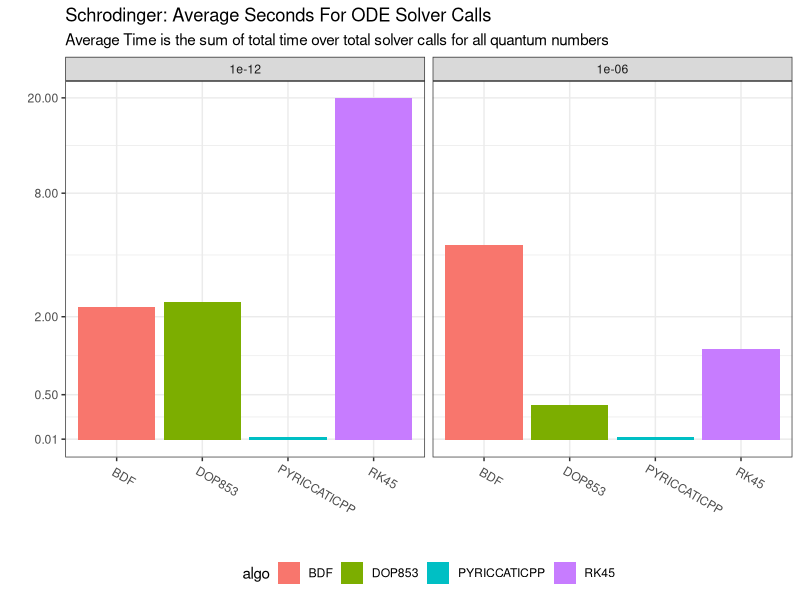
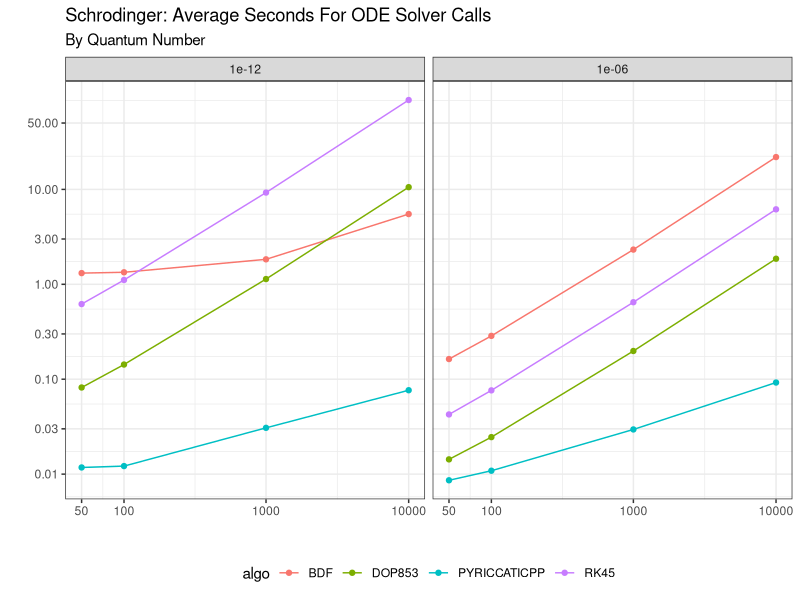
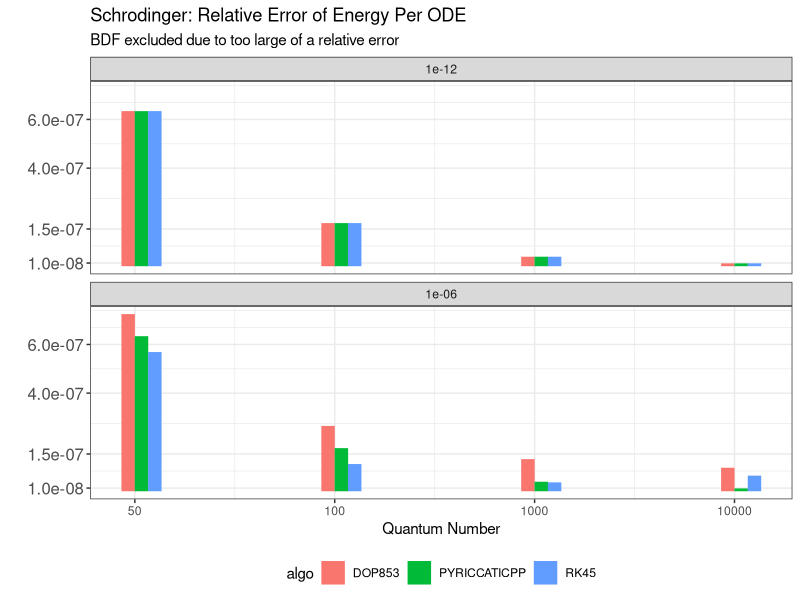
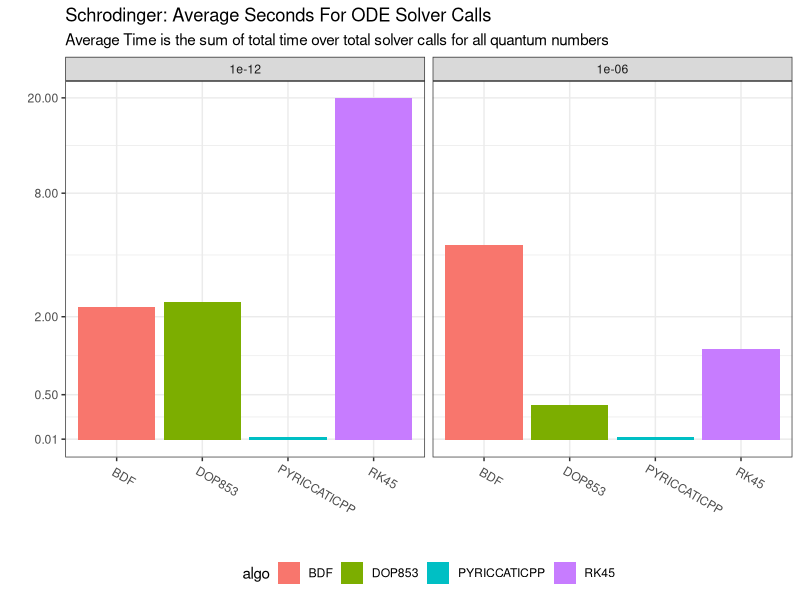
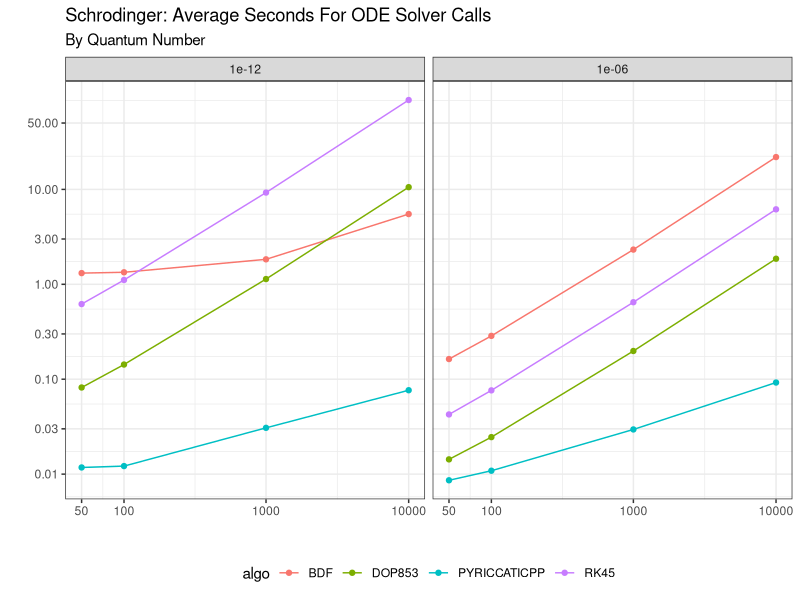
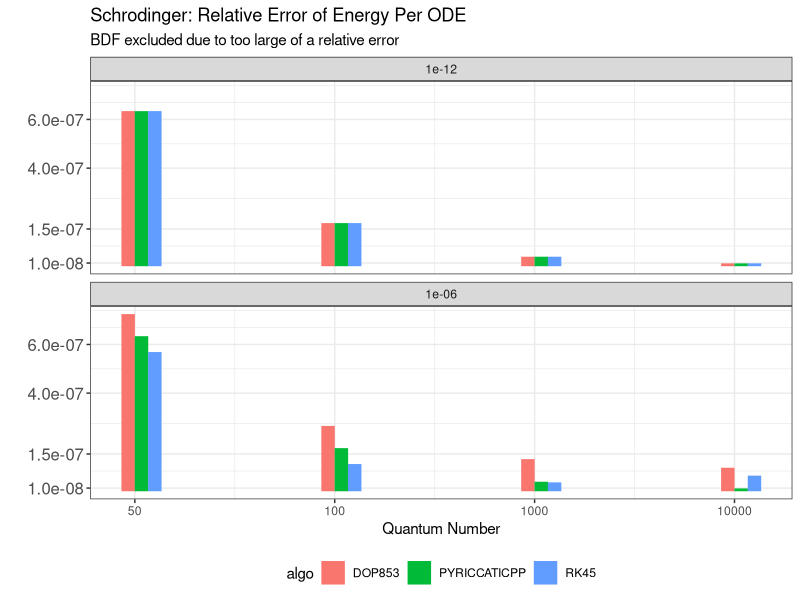

Recreate these plots in R, in order.
library(data.table)
library(ggplot2)
library(patchwork)

bench_dt = fread("./benchmarks/output/schrodinger_times.csv")
bench_dt = unique(bench_dt)
bench_dt[, algo := strsplit(name, " ")[[1]][1], name]
algo_args = \(x) {
  return(paste0("[", strsplit(x, "\\[",perl = TRUE)[[1]][2]))
}
bench_dt[, algo_args := algo_args(name), .I]

prob_args = \(x) {
  return(paste0("[", strsplit(x, "\\]\\[", perl = TRUE)[[1]][2]))
}
bench_dt[1, prob_args(name)]
bench_dt[, prob_args := prob_args(name), .I]
bench_dt[, name := NULL]
bench_dt[grepl("1e-06", algo_args), eps := 1e-06]
bench_dt[!grepl("1e-06", algo_args), eps := 1e-12]
bench_dt[, algo_plus := algo]
bench_dt[grepl("n=20", algo_args), algo_plus := paste0(algo, ":n=20")]
bench_dt[grepl("n=35", algo_args), algo_plus := paste0(algo, ":n=35")]
bench_dt = bench_dt[!grepl("n=20", algo_args)]
setkey(bench_dt, eps, algo_plus)
bench_sum_dt = bench_dt[, .(
  sum_time = sum(time),
  sum_count = sum(count),
  sd_time = sd(time),
  sd_count = sd(count)),
  .(algo, algo_plus, algo_args, eps)]
bench_sum_dt[, per_call := sum_time/sum_count]
setkey(bench_sum_dt, eps, algo_plus)
schrod_bench_plot = ggplot(bench_sum_dt, aes(x = algo, y = per_call, fill = algo)) +
  geom_bar(stat = "identity") +
  scale_y_continuous(transform = "log1p", breaks = c(0.01, 0.5, 2, 8, 20, 128, 500, 2000)) +
  facet_wrap(vars(eps)) +
  ggtitle("Schrodinger: Average Seconds For ODE Solver Calls",
    "Average Time is the sum of total time over total solver calls for all quantum numbers") +
  xlab("") +
  ylab("") +
  theme_bw() +
  theme(legend.position="bottom") +
  theme(axis.text.x = element_text(angle = -30, vjust = 0.8, hjust=.1))
schrod_bench_plot
ggsave("./benchmarks/plots/schrodinger.png", schrod_bench_plot,
  width = 6, height = 4, units = "in")

bench_sum_dt = bench_dt[, .(
  sum_time = sum(time),
  sum_count = sum(count),
  mean_time = mean(time),
  mean_count = mean(count),
  mean_per_time = mean(time / count),
  sd_per_time = sd(time / count),
  sd_time = sd(time),
  sd_count = sd(count)),
  .(algo, algo_plus, algo_args, eps, prob_args)]
bench_sum_dt[, per_call := sum_time / sum_count]
bench_sum_dt[, lb := as.numeric(sub(".*\\blb=([0-9]+).*", "\\1", prob_args)), .I]
bench_sum_dt[, rb := as.numeric(sub(".*\\brb=([0-9]+).*", "\\1", prob_args)), .I]
bench_sum_dt[, prob_bounds := paste0(lb, "-", rb)]
bench_sum_dt[, prob_bounds := factor(prob_bounds, ordered = TRUE, levels =
    c("416-417", "1035-1037", "21930-21940", "471100-471110"))]
bench_sum_dt[, quantum_number := rep(c(50, 100, 1000, 10000),8)]
bench_sum_table_dt = bench_sum_dt[eps == 1e-6, .(algo, quantum_number, per_call)]
bench_sum_table_dt = dcast(bench_sum_table_dt, quantum_number ~ algo, value.var = "per_call")
bench_sum_table_dt[, `:=`(
  BDF = BDF / PYRICCATICPP,
  DOP853 = DOP853 / PYRICCATICPP,
  RK45 = RK45 / PYRICCATICPP
)]
bench_sum_table_dt[, PYRICCATICPP := NULL]
bench_sum_table_dt = bench_sum_table_dt[, lapply(.SD, \(x) format(x, digits = 4))]
knitr::kable(bench_sum_table_dt)
bench_sum_x_scale_dt = bench_sum_dt[1:4]
bench_sum_x_scale_dt[, quantum_number := c(50, 100, 1000, 10000)]
bench_sum_dt[, total_time_per_count := sum_time / sum_count]
bench_per_energy_plot = ggplot(bench_sum_dt, aes(x = lb, y = mean_per_time, group = algo)) +
#  geom_ribbon(aes(ymin = mean_per_time - 2 * sd_per_time, ymax = mean_per_time + 2 * sd_per_time, group = algo), fill = "grey70") +
  geom_line(aes(color = algo)) +
  geom_point(aes(color = algo)) +
  ggtitle("Schrodinger: Average Seconds For ODE Solver Calls",
    "By Quantum Number") +
  scale_y_log10(breaks = c(0.01, 0.03, 0.1, 0.3, 1, 3, 10, 50)) +
  scale_x_log10(breaks = bench_sum_x_scale_dt[, lb], labels = bench_sum_x_scale_dt[, quantum_number]) +
  xlab("") +
  ylab("") +
  facet_wrap(vars(eps)) +
  theme_bw() +
  theme(legend.position="bottom")
bench_per_energy_plot
ggsave("./benchmarks/plots/schrodinger_energy.png", bench_per_energy_plot,
  width = 6, height = 4, units = "in")

bench_sum_dt[eps == 1e-12 & grepl("lb=471100;rb=471110", prob_args)]
# Error rates
err_dt = fread("./benchmarks/output/schrod.csv")
err_dt[, algo := strsplit(name, " ")[[1]][1], name]
err_dt[, algo_args := algo_args(name), .I]
err_dt[, prob_args := prob_args(name), .I]
err_dt[grepl("1e-06", algo_args), eps := 1e-06]
err_dt[!grepl("1e-06", algo_args), eps := 1e-12]
err_dt[, algo_plus := algo]
err_dt[grepl("n=20", algo_args), algo_plus := paste0(algo, ":n=20")]
err_dt[grepl("n=35", algo_args), algo_plus := paste0(algo, ":n=35")]
err_dt[, rel_energy_err := abs(energy_error / energy_reference)]
# Just look at a slice
err_sub_dt = err_dt[energy_reference == 471103.777]
#err_sub_dt[, energy_reference := 471103.777]
setkey(err_sub_dt, eps, algo_plus)
knitr::kable(err_sub_dt[, .(algo_plus, algo_args, energy, energy_reference, energy_error, rel_energy_err)])

setkey(err_dt, name)
err_dt[, iter := NULL]
err_dt = unique(err_dt)
err_summary_dt = err_dt[,
  .(total_err = mean(energy_error),
    err_val = mean(rel_energy_err)),
  .(algo, algo_args, prob_args, eps)]
err_summary_dt = err_summary_dt[!grepl("n=20", algo_args)]
setkey(err_summary_dt, algo, eps, prob_args)
err_summary_dt[, lb := as.numeric(sub(".*\\blb=([0-9]+).*", "\\1", prob_args)), .I]
err_summary_dt[, rb := as.numeric(sub(".*\\brb=([0-9]+).*", "\\1", prob_args)), .I]
err_summary_dt[, prob_bounds := paste0(lb, "-", rb)]
err_summary_dt[, prob_bounds := factor(prob_bounds, ordered = TRUE, levels =
    c("416-417", "1035-1037", "21930-21940", "471100-471110"))]

err_summary_dt[, md := ((lb + rb) / 2.0) + lb]
err_summary_dt[, blah := as.numeric(as.factor(algo))]
setkey(err_summary_dt, eps, algo, algo_args, prob_bounds)
err_summary_dt[, bound_idx := as.numeric(prob_bounds)]
err_summary_dt[, test := seq(from = bound_idx - .1, to = bound_idx + .1, length.out = 4)[blah], .I]
err_summary_dt[rb == 417]
setkey(err_summary_dt, eps, algo, algo_args, prob_bounds)
err_summary_dt
err_summary_dt[, min(err_val)]
# We multiply by 1_000_000 and then divide so we can make the y axis logarithmic
# While still looking nice
schrod_err_plot = ggplot(err_summary_dt[algo != "BDF"],
  aes(x = test, y = err_val, color = algo, fill = algo)) +
  #  scale_y_log10(breaks = c(1, 2, 5, 10, 18, 30, 60)) +
  geom_bar(stat = "identity") +
  facet_wrap(vars(eps), nrow = 2, ncol = 1) +
  ggtitle("Schrodinger: Relative Error of Energy Per ODE",
    "BDF excluded due to too large of a relative error") +
  scale_x_continuous(labels = c(50, 100, 1000, 10000)) +
  scale_y_continuous(breaks = c(1e-8, 1.5e-7, 4e-7, 6e-7)) +
  xlab("Quantum Number") +
  ylab("") +
  theme_bw() +
  theme(legend.position="bottom", axis.text.y = element_text(size = 12))
schrod_err_plot
ggsave("./benchmarks/plots/schrodinger_err.png", schrod_err_plot,
  width = 6, height = 4, units = "in")
